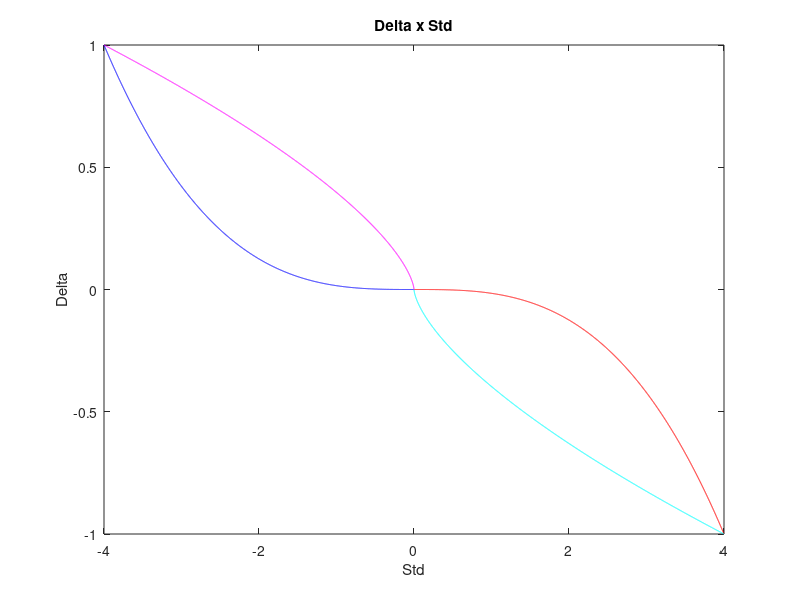
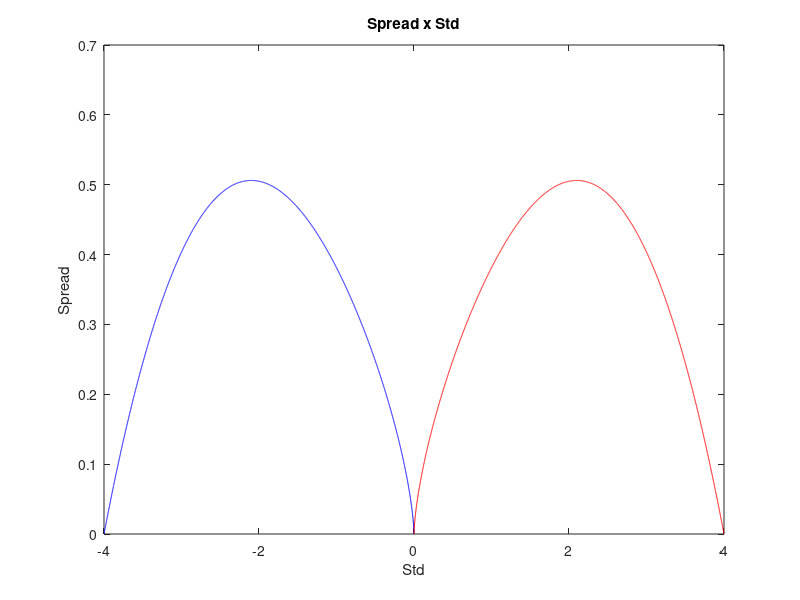

Reproduce these figures in MATLAB, in order.
sigref = 4;inspread=3;outspread=1.5;
inLong=-sigref; outLong=0; inLongExp = inspread; outLongExp = 1/outspread;
inShort=sigref; outShort=0; inShortExp = inspread; outShortExp = 1/outspread;

xLong = inLong:0.001:outLong; 
inLongRef = (1-(abs(xLong-inLong)./abs(outLong-inLong))).^inLongExp;
outLongRef = (1-(abs(xLong-inLong)./abs(outLong-inLong))).^outLongExp;

xShort = outShort:0.001:inShort; 
inShortRef = -((abs(xShort-outShort)./abs(inShort-outShort))).^inShortExp;
outShortRef = -((abs(xShort-outShort)./abs(inShort-outShort))).^outShortExp;
if ~isreal(inLongRef) || ~isreal(outLongRef) || ...
    ~isreal(inShortRef) ||~isreal(outShortRef) 
  disp('err');
end
figure(1000)
plot(xLong,inLongRef,'b');
hold on
plot(xLong,outLongRef,'m');
plot(xShort,inShortRef,'r');
plot(xShort,outShortRef,'c');
%hold off
xlabel('Std');ylabel('Delta');title('Delta x Std')
figure(2000)
plot(xLong,outLongRef-inLongRef,'b',...
  xShort,inShortRef-outShortRef,'r');hold on;
xlabel('Std');ylabel('Spread');title('Spread x Std')